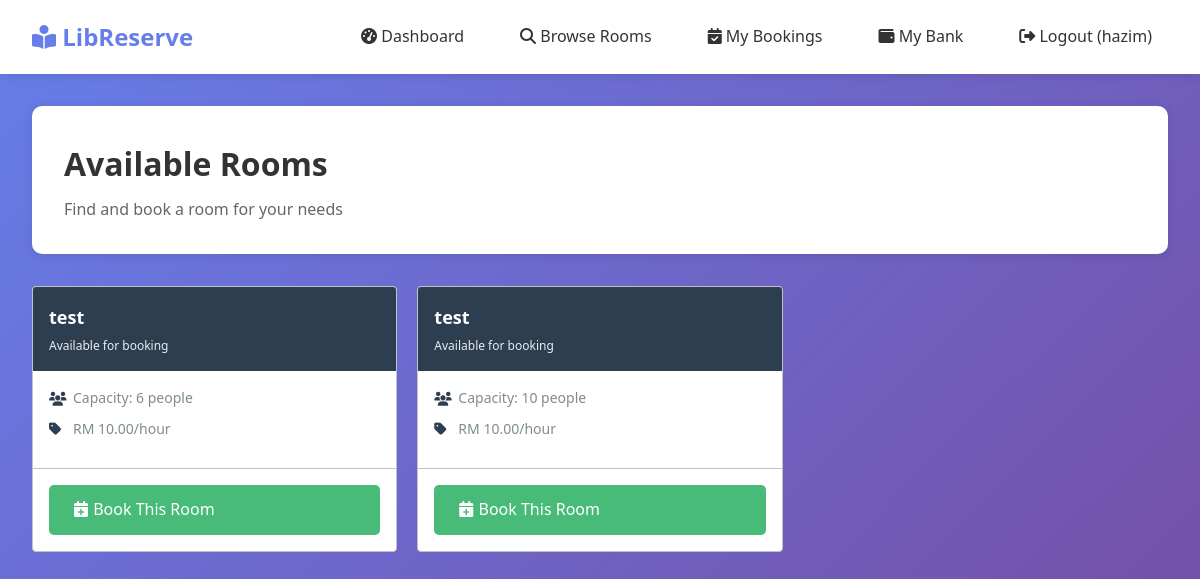
Page /patron/rooms (signed in) on the committed database.
### tables this page shows
CREATE TABLE rooms(
        id INTEGER PRIMARY KEY AUTOINCREMENT,
        room_name TEXT,
        capacity INTEGER
    , price_per_hour REAL DEFAULT 0.0, status TEXT DEFAULT 'available', created_at TEXT, updated_at TEXT);

### app.py (the view)
@app.route('/patron/rooms')
def patron_rooms():
    if 'user_id' not in session:
        return redirect(url_for('login'))
    conn = connect_db()
    cur = conn.cursor()
    cur.execute("SELECT * FROM rooms WHERE status='available' ORDER BY room_name")
    rooms = cur.fetchall()
    conn.close()
    return render_template('patron/rooms.html', rooms=rooms)

### app.py (called while the page is built)
def connect_db():
    conn = sqlite3.connect(DB)
    conn.row_factory = sqlite3.Row
    return conn

### templates/patron/rooms.html (shortened to what this page needs)
{% extends 'base.html' %}
{% block content %}
<div class="page-header">
    <h1 class="page-title">Available Rooms</h1>
    <p class="page-subtitle">Find and book a room for your needs</p>
</div>
{% if rooms %}
<div class="rooms-grid">
    {% for room in rooms %}
    <div class="room-card">
        <div class="room-header">
            <div class="room-name">{{ room.room_name }}</div>
            <div class="room-status">Available for booking</div>
        </div>
        <div class="room-body">
            <div class="room-info">
                <div class="room-info-item">
                    <i class="fas fa-users"></i>
                    <span>Capacity: {{ room.capacity }} people</span>
                </div>
                <div class="room-info-item">
                    <i class="fas fa-tag"></i>
                    <span>RM {{ "%.2f"|format(room.price_per_hour) if room.price_per_hour else '10.00' }}/hour</span>
                </div>
            </div>
        </div>
        <div class="room-footer">
            <a href="{{ url_for('patron_book_room', room_id=room.id) }}" class="btn btn-success" style="width: 100%;">
                <i class="fas fa-calendar-plus"></i> Book This Room
            </a>
        </div>
    </div>
    {% endfor %}
</div>
{% endif %}
{% endblock %}

### static/css/style.css (style rules this page uses)
* { margin: 0; padding: 0; box-sizing: border-box; }
:root { --navy: #2C3E50; --navy-dark: #1a252f; --navy-light: #34495E; --light-grey: #ECF0F1; --grey: #BDC3C7; --dark-grey: #7F8C8D; --success-green: #27AE60; --success-dark: #1E8449; --error-red: #E74C3C; --warning-orange: #F39C12; --white: #FFFFFF; }
body { font-family: 'Segoe UI', 'Roboto', 'Helvetica Neue', Arial, sans-serif; background-color: var(--light-grey); color: var(--navy); line-height: 1.6; }
.page-header { margin-bottom: 24px; }
.page-title { font-size: 24px; font-weight: 600; color: var(--navy); margin-bottom: 4px; }
.page-subtitle { font-size: 14px; color: var(--dark-grey); }
.btn { display: inline-flex; align-items: center; gap: 8px; padding: 10px 16px; font-size: 14px; font-weight: 500; text-decoration: none; border: 1px solid transparent; border-radius: 4px; cursor: pointer; transition: all 0.2s ease; }
.btn-success { background-color: var(--success-green); color: var(--white); border-color: var(--success-green); }
.rooms-grid { display: grid; grid-template-columns: repeat(auto-fill, minmax(280px, 1fr)); gap: 20px; }
.room-card { background-color: var(--white); border: 1px solid var(--grey); border-radius: 4px; overflow: hidden; transition: box-shadow 0.2s ease; }
.room-header { background-color: var(--navy); color: var(--white); padding: 16px; }
.room-name { font-size: 18px; font-weight: 600; margin-bottom: 4px; }
.room-status { font-size: 12px; opacity: 0.9; }
.room-body { padding: 16px; }
.room-info { margin-bottom: 12px; }
.room-info-item { display: flex; align-items: center; gap: 8px; font-size: 14px; color: var(--dark-grey); margin-bottom: 8px; }
.room-info-item i { width: 16px; color: var(--navy); }
.room-footer { padding: 16px; border-top: 1px solid var(--grey); }

### templates/base.html (style rules this page uses)
* { margin: 0; padding: 0; box-sizing: border-box; }
body { font-family: 'Segoe UI', Tahoma, Geneva, Verdana, sans-serif; background: linear-gradient(135deg, #667eea 0%, #764ba2 100%); min-height: 100vh; }
.page-header { background: white; padding: 2rem; border-radius: 10px; margin-bottom: 2rem; box-shadow: 0 2px 10px rgba(0, 0, 0, 0.1); }
.page-title { font-size: 2rem; color: #333; margin-bottom: 0.5rem; }
.page-subtitle { color: #666; font-size: 1rem; }
.btn { padding: 0.75rem 1.5rem; border: none; border-radius: 5px; cursor: pointer; text-decoration: none; display: inline-block; font-size: 1rem; transition: all 0.3s; }
.btn-success { background: #48bb78; color: white; }

### rows in the picture
rooms: room_name "test", capacity "6", price_per_hour "10.00"
rooms: room_name "test", capacity "10", price_per_hour "10.00"

### other values in the picture
{{ session.username }} "hazim"
